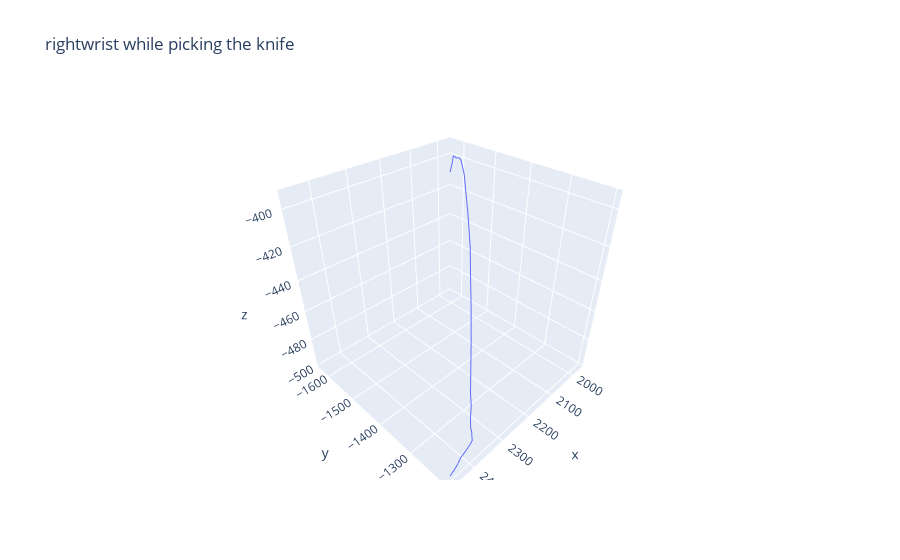

This figure's notebook cell:
### Code cell
t1 = events['picking_r'][0][0]
t2 = events['picking_r'][0][1]
plot_trajectory(df, t1, t2, joint = 'rightwrist', event = 'picking the knife')

### Figure 1 — Plotly figure (JSON) as saved in the notebook; plotly's stock layout.template omitted (floating-point values rounded to 4 significant figures)
{"data": [{"hovertemplate": "x=%{x}<br>y=%{y}<br>z=%{z}<extra></extra>", "legendgroup": "", "line": {"color": "#636efa", "dash": "solid"}, "marker": {"symbol": "circle"}, "mode": "lines", "name": "", "scene": "scene", "showlegend": false, "type": "scatter3d", "x": [2460.0, 2449.0, 2437.0, 2424.0, 2411.0, 2398.0, 2387.0, 2376.0, 2365.0, 2358.0, 2350.0, 2342.0, 2332.0, 2320.0, 2303.0, 2280.0, 2249.0, 2213.0, 2179.0, 2143.0, 2114.0, 2090.0, 2066.0, 2048.0, 2032.0, 2017.0, 2003.0, 1990.0, 1978.0, 1967.0], "y": [-1202.0, -1202.0, -1201.0, -1204.0, -1206.0, -1210.0, -1214.0, -1218.0, -1221.0, -1228.0, -1235.0, -1245.0, -1253.0, -1263.0, -1275.0, -1297.0, -1322.0, -1352.0, -1381.0, -1415.0, -1441.0, -1470.0, -1497.0, -1519.0, -1542.0, -1561.0, -1581.0, -1602.0, -1618.0, -1634.0], "z": [-497.8, -496.3, -493.9, -492.3, -492.1, -493.0, -493.9, -495.1, -495.3, -496.2, -495.7, -495.6, -495.2, -494.4, -492.1, -490.0, -484.3, -474.8, -459.7, -442.8, -431.4, -415.3, -406.8, -399.1, -393.9, -394.3, -396.5, -397.0, -403.4, -410.2]}], "layout": {"legend": {"tracegroupgap": 0}, "scene": {"domain": {"x": [0, 1], "y": [0, 1]}, "xaxis": {"title": {"text": "x"}}, "yaxis": {"title": {"text": "y"}}, "zaxis": {"title": {"text": "z"}}}, "title": {"text": "rightwrist while picking the knife"}}}
